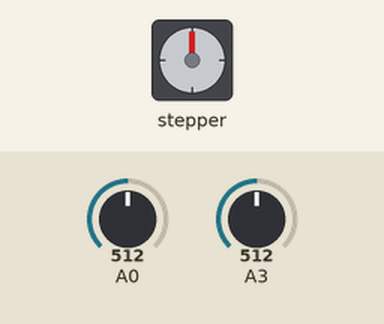
Recording of a sketch running on a simulated Arduino Uno, built with avr-gcc and run on an emulated ATmega328P. On the bench: stepper motor. Inputs (shaded band) come from the test bench; at power-on: A3 = 512, A0 = 512. Stepper angles assume 200 steps per turn.

Above: at 1.8 s.
1.9 s: A3 set to 783
3.4 s: A3 set to 813
At 3.85 s:
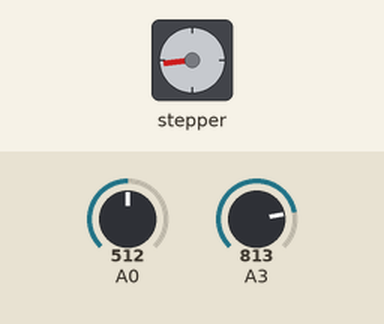
At 4.45 s:
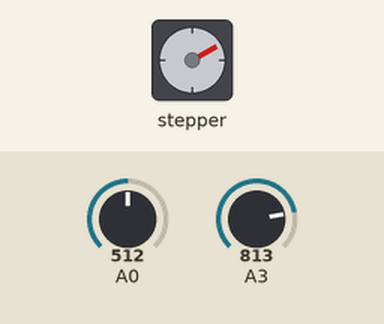
6.4 s: A0 set to 306
At 6.85 s:
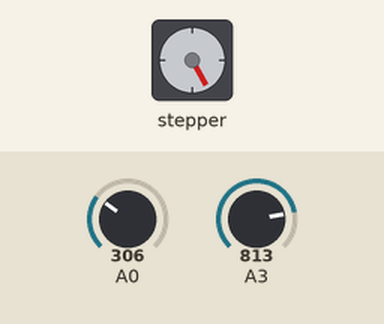
9.4 s: A3 set to 790
Timing chart, 0 to 35.9 s (numbered marks = the images above; inputs shaded):
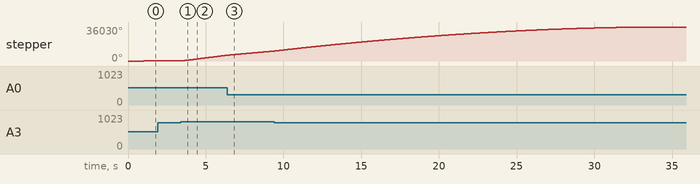

Measured:
- the behaviour switches between 800 and 801 on A3 (found by bisection; images 0 and 1)
- after the input at 1.9 s, every drawn part: stays the same
- after the input at 3.4 s, stepper: keeps turning clockwise at about 2060°/s, starting at once

The sketch:

Duple_Code.ino
```cpp
#include <AccelStepper.h>

int light = 100;
int lightthresh = 800;
AccelStepper stepper(1, PB2, PB4); // (Typeof driver: with 2 pins, STEP, DIR)
float maxSpeed = 2000;  // # of steps per second to speeed up to

float Stop = 0;
unsigned long time;
unsigned long previousAccel = 0;
int interval = 1000;  // # of milliseconds between speed increases

int pot,PotVal,S;

void setup() {
  stepper.setSpeed(20);
  stepper.setMaxSpeed(maxSpeed);
}

void loop() {

light = analogRead(3);
PotVal = analogRead(0);
S = map(PotVal, 0,1023, 1000 ,maxSpeed);

if (light > lightthresh){
  //while (stepper.speed() < S) {
	   // time = millis();
	  //  if (time > previousAccel + interval) {
	   //   previousAccel = time;
	  //    stepper.setSpeed(stepper.speed() + 20);
	  //  }
	    //stepper.runSpeed();
	 // }
	stepper.setSpeed(S);
	stepper.runSpeed();
	}

if (light < lightthresh){
	  while (stepper.speed() > Stop) {
	    time = millis();
	    if (time > previousAccel + interval) {
	      previousAccel = time;
	      stepper.setSpeed(stepper.speed() - 50);
	    }
	    stepper.runSpeed();
	  }
	  stepper.setSpeed(Stop);
	  stepper.runSpeed();
	}
}
```
